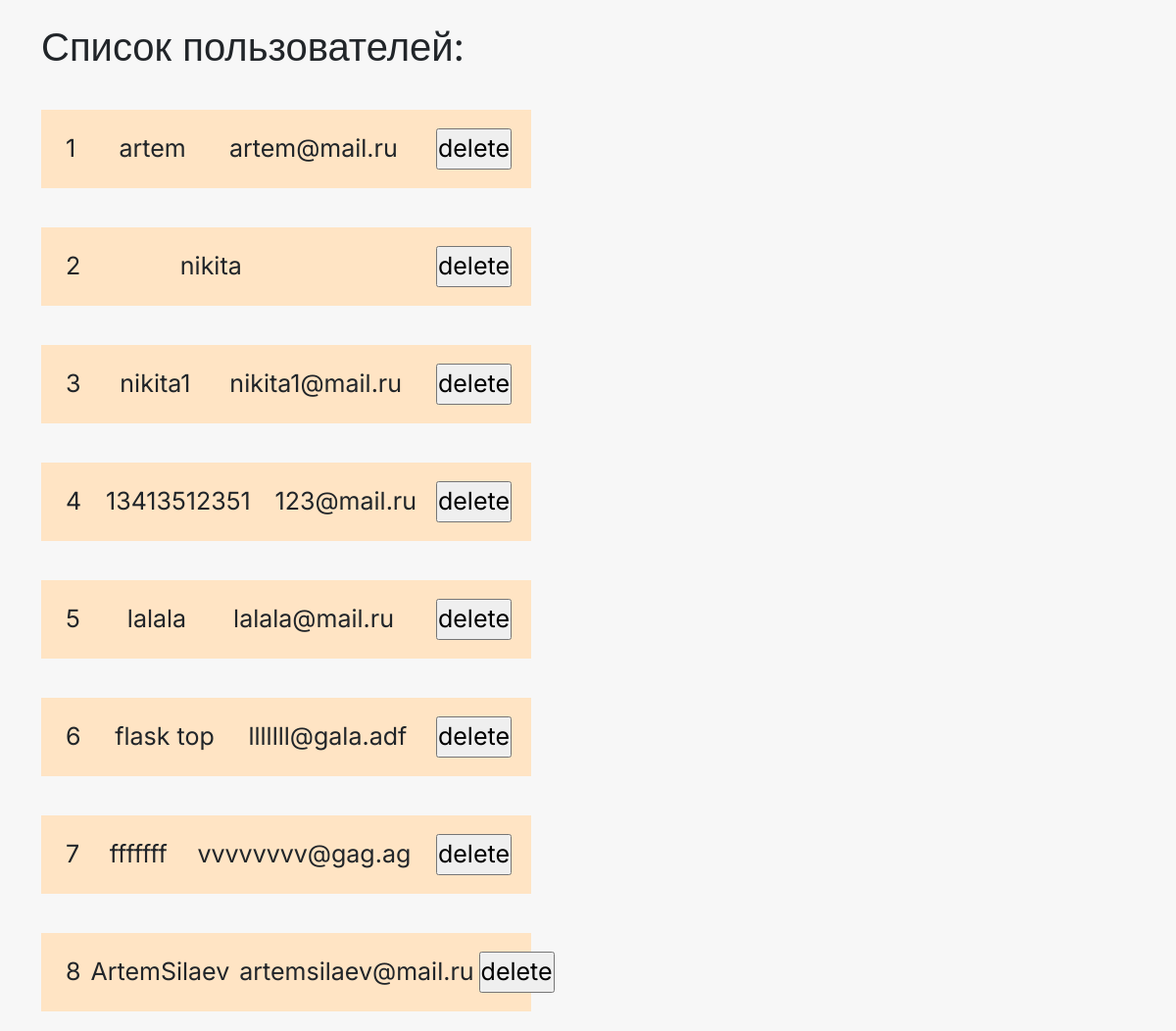
The page /admin on the database its author committed.
### app.py (models this page shows, shortened)
class AppUsers(db.Model, UserMixin):
    id = db.Column(db.Integer, primary_key=True)
    userName = db.Column(db.String(100), unique = True)
    email = db.Column(db.String(50),unique=True)
    password_hash = db.Column(db.String(128))
    hobby = db.Column(db.String(500),default = "")
    city = db.Column(db.String(100), default = "")
    date = db.Column(db.DateTime,default=datetime.utcnow)
    profile_pic = db.Column(db.String(), nullable=True)
    isAdmin = db.Column(db.Boolean, default = False)

### app.py (the view)
@app.route("/admin",methods=['GET','POST'])
def admin():
    try:
        appUsers = AppUsers.query.filter_by(isAdmin = False).all()
    except:
        flash("Ошибка чтения из бд", category='success')
    return render_template('admin.html', title="Администратор", navbarOff = True, users = appUsers)

### templates/admin.html (shortened to what this page needs)
{% extends 'base.html' %}
{% block content %}
<h1>Список пользователей:</h1>
{% for user in users%}
<div class="admin-user-info-wrapper">
    <div class="admin-user-info">
        <p>{{user.id}}</p>
    </div>
    <div class="admin-user-info">
        <p>{{user.userName}}</p>
    </div>
    <div class="admin-user-info">
        <p>{{user.email}}</p>
    </div>
    <form class="delete-user-button" action="{{url_for('delete',id=user.id)}}">
        <input type="submit" value="delete">
    </form>
</div>
{%endfor%}
{% endblock %}

### templates/base.html (shortened to what this page needs)
<!DOCTYPE html>
<html lang="en">
<head>
    <link href="https://cdn.jsdelivr.net/npm/bootstrap@5.3.2/dist/css/bootstrap.min.css" rel="stylesheet">
    <link rel="stylesheet" href="{{url_for('static',filename='css/style.css')}}">
</head>
<body>
    <div class="container">
        {% block content %}
        {% endblock %}
    </div>
</body>
</html>

### static/css/style.css (style rules this page uses)
* { margin: 0; padding: 0; }
html { box-sizing: border-box; font-size: 16px; }
*, *:before, *:after { box-sizing: inherit; }
body, h1, h2, h3, h4, h5, h6, p, ol, ul { margin: 0; padding: 0; font-weight: normal; }
body { background-color: rgba(247, 247, 247, 1); font-family: 'Inter', sans-serif; font-weight: 300; width: 100%; }
.admin-user-info-wrapper { background-color: none; margin-top: 40px; margin-bottom: 20px; display: flex; flex-direction: row; justify-content: space-between; align-items: center; height: 80px; background-color: bisque; width: 500px; font-size: 25px; padding: 10px 20px; }
.admin-user-info { padding: 5px 5px; border-left: 1px black; border-right: 1px black; }

### rows shown on the page
AppUsers: id "1", userName "artem", email "artem@mail.ru"
AppUsers: id "2", userName "nikita"
AppUsers: id "3", userName "nikita1", email "nikita1@mail.ru"
AppUsers: id "4", userName "13413512351", email "123@mail.ru"
AppUsers: id "5", userName "lalala", email "lalala@mail.ru"
AppUsers: id "6", userName "flask top", email "lllllll@gala.adf"
AppUsers: id "7", userName "fffffff", email "vvvvvvvv@gag.ag"
AppUsers: id "8", userName "ArtemSilaev", email "artemsilaev@mail.ru"
